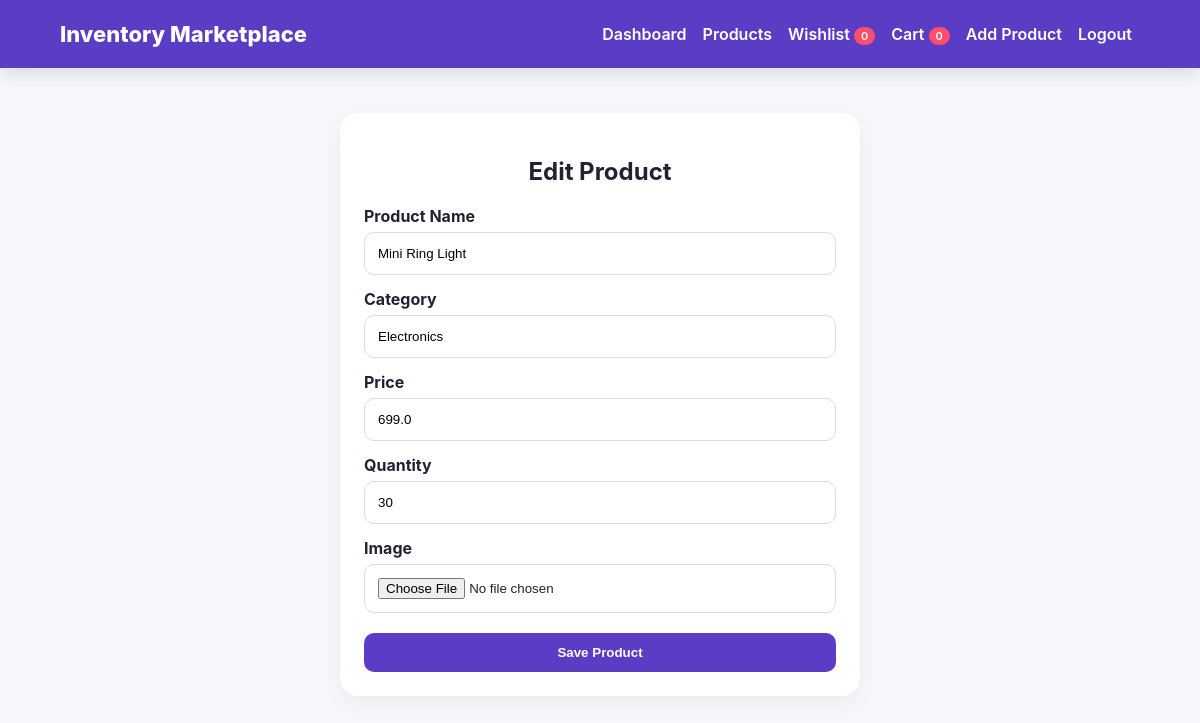
/edit/9 (signed in), run on the app's committed database.
### app.py (models this page shows)
class Product(db.Model):
    id = db.Column(db.Integer, primary_key=True)
    product_name = db.Column(db.String(150), nullable=False)
    category = db.Column(db.String(80), nullable=False)
    price = db.Column(db.Float, nullable=False)
    quantity = db.Column(db.Integer, nullable=False)
    image = db.Column(db.String(255))

### app.py (the view, shortened to what this page needs)
@app.route("/edit/<int:id>", methods=["GET","POST"])
@login_required
def edit(id):
    if not is_admin():
        flash("Only admin can edit products.", "error")
        return redirect(url_for("products"))
    p = Product.query.get_or_404(id)
    return render_template("product_form.html", product=p)

### app.py (called while the page is built)
@login_manager.user_loader
def load_user(user_id):
    return db.session.get(User, int(user_id))

def is_admin():
    if not current_user.is_authenticated:
        return False
    first = User.query.order_by(User.id.asc()).first()
    return bool(first and first.id == current_user.id)

@app.context_processor
def globals():
    return {"admin_user": is_admin()}

### templates/product_form.html (shortened to what this page needs)
<!doctype html><html><head><link rel="stylesheet" href="{{ url_for('static',filename='css/style.css') }}"></head><body>
<nav><div class="logo">Inventory Marketplace</div>
<div class="nav"><a href="/">Dashboard</a><a href="/products">Products</a><a href="/wishlist">Wishlist <span class="badge" data-wishlist-count>0</span></a><a href="/cart">Cart <span class="badge" data-cart-count>0</span></a>{% if admin_user %}<a href="/add-product">Add Product</a>{% endif %}<a href="/logout">Logout</a></div></nav>
<main class="container">{% with messages=get_flashed_messages(with_categories=true) %}{% for category,msg in messages %}<div class="flash {{category}}">{{msg}}</div>{% endfor %}{% endwith %}
<div class="formbox"><h2>{{"Edit Product" if product else "Add Product"}}</h2><form method="post" enctype="multipart/form-data"><label>Product Name</label><input name="product_name" required value="{{product.product_name if product else ''}}"><label>Category</label><input name="category" required value="{{product.category if product else ''}}"><label>Price</label><input name="price" type="number" step="0.01" required value="{{product.price if product else ''}}"><label>Quantity</label><input name="quantity" type="number" min="0" required value="{{product.quantity if product else ''}}"><label>Image</label><input name="image" type="file" accept="image/*"><button class="btn">Save Product</button></form></div>
</main><script src="{{ url_for('static',filename='js/app.js') }}"></script></body></html>

### static/css/style.css (style rules this page uses)
* { box-sizing:border-box }
body { margin:0;font-family:Inter,Arial,sans-serif;background:#f6f7fb;color:#202331 }
nav { height:68px;background:#5b3cc4;color:#fff;display:flex;align-items:center;padding:0 5%;gap:24px;box-shadow:0 4px 18px #0002 }
.logo { font-size:22px;font-weight:800;margin-right:auto }
.nav a { color:white;text-decoration:none;font-weight:600;margin:0 8px }
.badge { background:#ff4d6d;border-radius:20px;padding:2px 7px;font-size:11px }
.container { width:90%;max-width:1200px;margin:35px auto }
.stat,.card,.formbox,.empty { background:#fff;border-radius:18px;padding:24px;box-shadow:0 7px 24px #0000000c }
.toolbar input,.toolbar select,.formbox input { padding:13px;border:1px solid #ddd;border-radius:10px;outline:none }
.btn { border:0;background:#5b3cc4;color:white;padding:12px 18px;border-radius:10px;text-decoration:none;cursor:pointer;font-weight:700 }
.formbox { max-width:520px;margin:45px auto }
.formbox h2 { text-align:center }
.formbox label { display:block;margin-top:14px;font-weight:700 }
.formbox input { width:100%;margin-top:6px }
.formbox .btn { width:100%;margin-top:20px }

### data on the page
Product: product_name "Mini Ring Light", category "Electronics", price "699.0", quantity "30"

### other printed values
{{ "Edit Product" if product else "Add Product" }} "Edit Product"
